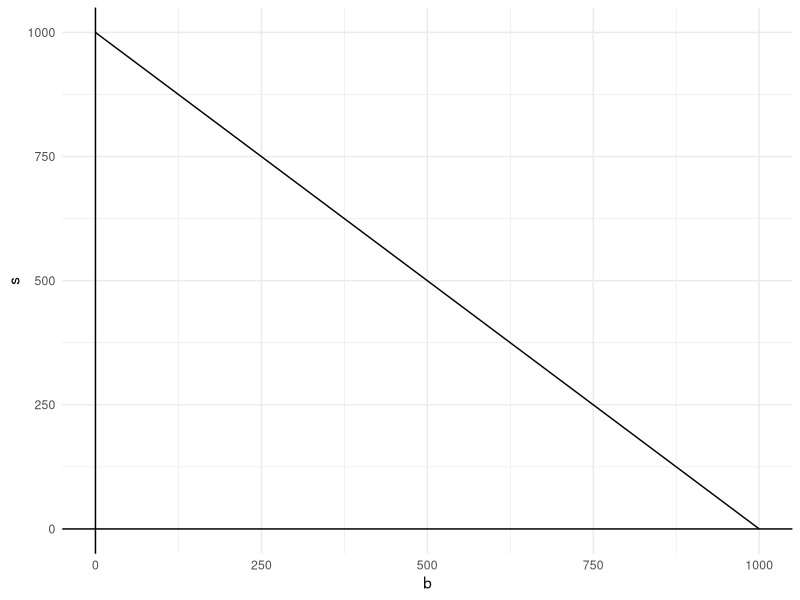
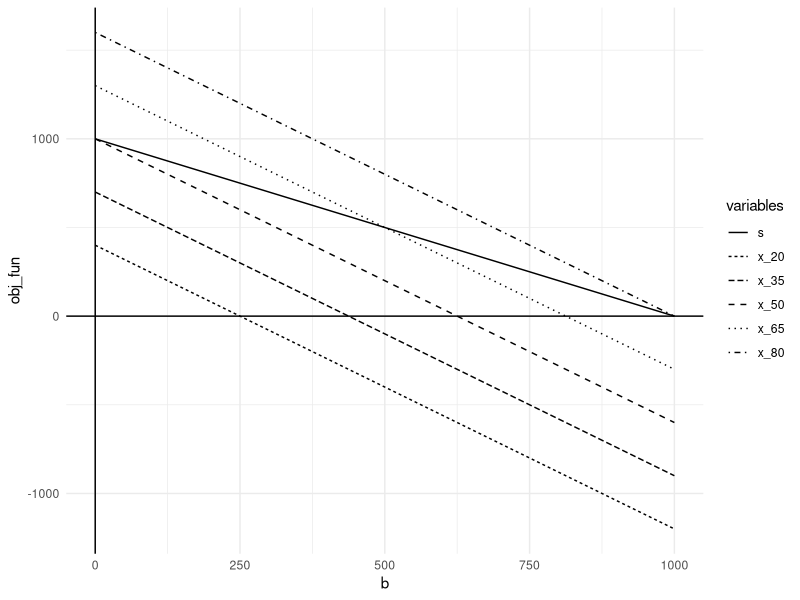

Reproduce these figures in R, in order.
## ---- chunk 1

library(tidyverse)
library(rmarkdown)
library(knitr)
library(xml2)
library(lpSolve) #Note this new library for Linear Programming

knitr::opts_chunk$set(echo = T, 
                      warning = T, 
                      message = F, 
                      eval = T, 
                      include = T,
                      fig.height=3.5, 
                      fig.width=3.5
                      )
## ---- chunk 2

b <- 0:1000
s <- 1000 - b

ggplot(data.frame(cbind(b, s)), aes(b, s)) +
  geom_line() +
  geom_vline(xintercept = 0) + #vertical line
  geom_hline(yintercept = 0) + #horizontal line
  theme_minimal()

## ---- chunk 3

y_s <- 0:1000

x_20 <- (20-0.08*y_s)/0.05 #contour line: .05b+.08s=20
x_35 <- (35-0.08*y_s)/0.05 #contour line: .05b+.08s=35
x_50 <- (50-0.08*y_s)/0.05
x_65 <- (65-0.08*y_s)/0.05
x_80 <- (80-0.08*y_s)/0.05

data_plot_w <- cbind(b, s, x_20, 
                     x_35, x_50, 
                     x_65, x_80) %>%
  dplyr::as_tibble() #wide format

data_plot_l <- tidyr::gather(data_plot_w, 
                             s:x_80,
                             key = "variables",
                             value = "obj_fun") #long format

ggplot(data = data_plot_l, aes(b, obj_fun)) +
  geom_line(aes(linetype = variables)) +
  geom_vline(xintercept = 0) +
  geom_hline(yintercept = 0) +
  theme_minimal()


## ---- chunk 4

optim_port <- lpSolve::lp(direction = "max",
                          objective.in = c(0.05, 0.08),
                          const.mat = matrix(c(1,1), #must be matrix
                                             nrow = 1,
                                             byrow = T
                                             ),
                          const.dir = c("<=", "<="),
                          const.rhs = 1000
                          )

optim_port$solution

optim_port$objval

## ---- chunk 5

optim_lp <- lpSolve::lp(direction = "max",
                        objective.in = c(25, 20),
                        const.mat = matrix(c(20, 12, 1/15, 1/15),
                                           nrow = 2,
                                           byrow = T),
                        const.dir = c("<=", "<="),
                        const.rhs = c(1800, 8)
                        )

optim_lp$solution

optim_lp$objval

## ---- chunk 6

num <- 201 #number of points
u <- rnorm(num, 0, 1) #normal 0, 1 residuals

# One constraint per row: a[i], b[i] >= 0
A1 <- cbind(diag(2*num),0)

# a[i] - b[i] = y[i] - y
A2 <- cbind(diag(num), -diag(num), 1)

quant_med <- lpSolve::lp("min",
                         c(rep(1,2*num),0),
                         rbind(A1, A2),
                         c(rep(">=", 2*num), rep("=", num)),
                         c(rep(0,2*num), u)
                         )

quant_med$solution %>% tail()

median(u)
